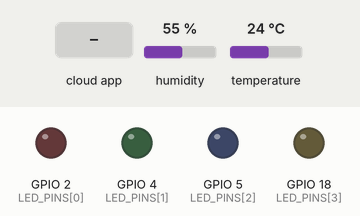
Recording of a program running on a simulated ESP32. Parts: output pins drawn as LEDs (lit = HIGH). The test bench sets the inputs (shaded band); at power-on: humidity 55 %, temperature 24 °C. WiFi joins after 1.5 s; servers stay silent unless stated; the Firebase database answers and starts empty; what the program prints to the serial monitor is not drawn.

Above: at 2.7 s.
2.8 s: the phone or cloud app sets LED1 to 1
At 4.3 s:
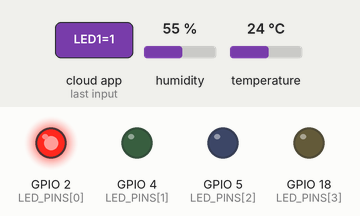
4.9 s: the phone or cloud app sets LED2 to 1
At 6.1 s:
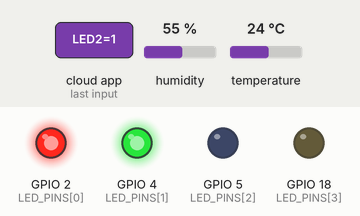
6.9 s: the phone or cloud app sets LED3 to 1
At 7.9 s:
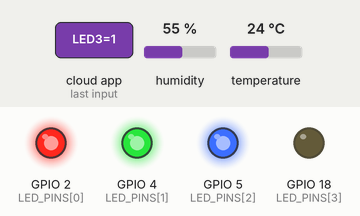
8.9 s: the phone or cloud app sets LED4 to 1
At 10.1 s:
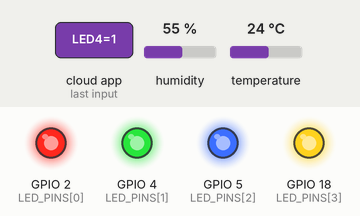
10.8 s: the phone or cloud app sets LED1 to 0
At 12.1 s:
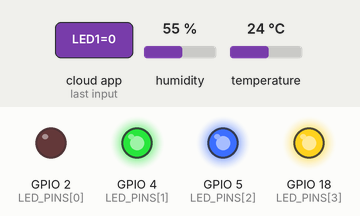
13.1 s: the phone or cloud app sets LED2 to 0
At 13.9 s:
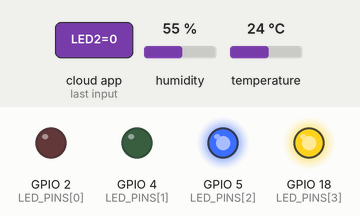
Timing chart, 0 to 16.1 s (numbered marks = the images above; inputs shaded):
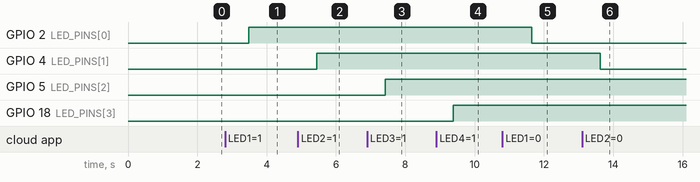

Measured:
- after the input at 2.8 s, GPIO 2 (LED_PINS[0]): LOW → HIGH after 0.68 s
- after the input at 4.9 s, GPIO 4 (LED_PINS[1]): LOW → HIGH after 0.55 s
- after the input at 6.9 s, GPIO 5 (LED_PINS[2]): LOW → HIGH after 0.53 s
- after the input at 8.9 s, GPIO 18 (LED_PINS[3]): LOW → HIGH after 0.48 s
- after the input at 10.8 s, GPIO 2 (LED_PINS[0]): HIGH → LOW after 0.85 s
- after the input at 13.1 s, GPIO 4 (LED_PINS[1]): HIGH → LOW after 0.53 s

The program:

main.cpp
```cpp
#include <DHT.h>
#include <FirebaseESP32.h>
#include <WiFi.h>

#define FIREBASE_HOST "esp32-web-a70f1-default-rtdb.firebaseio.com"
#define FIREBASE_AUTH "lxUqhTiE8U0XIXRLGS2Lq0MrS38LN9v9UdLOhwmk"

#define WIFI_SSID "Chi My"
#define WIFI_PASSWORD "88888888"

#define DHTPIN 12
#define DHTTYPE DHT11

const int LED_PINS[] = {2, 4, 5, 18};
const char *LED_PATHS[] = {"/data/LED1", "/data/LED2", "/data/LED3",
                           "/data/LED4"};

DHT dht(DHTPIN, DHTTYPE);
FirebaseData firebaseData;
FirebaseAuth auth;
FirebaseConfig config;

void setup()
{
    Serial.begin(115200);
    Serial.println("Starting...");

    WiFi.begin(WIFI_SSID, WIFI_PASSWORD);
    while (WiFi.status() != WL_CONNECTED)
    {
        delay(500);
        Serial.print(".");
    }
    Serial.println("\nWiFi connected");

    for (int i = 0; i < 4; i++)
    {
        pinMode(LED_PINS[i], OUTPUT);
    }
    dht.begin();

    config.database_url = FIREBASE_HOST;
    config.signer.tokens.legacy_token = FIREBASE_AUTH;
    Firebase.begin(&config, &auth);
    Firebase.reconnectWiFi(true);
}

void loop()
{
    float temperature = dht.readTemperature();
    float humidity = dht.readHumidity();

    for (int i = 0; i < 4; i++)
    {
        if (Firebase.getBool(firebaseData, LED_PATHS[i]))
        {
            digitalWrite(LED_PINS[i], firebaseData.boolData());
        }
        else
        {
            Serial.println("Error");
        }
    }

    Serial.printf("LED States: %d, %d, %d, %d\n", digitalRead(LED_PINS[0]),
                  digitalRead(LED_PINS[1]), digitalRead(LED_PINS[2]),
                  digitalRead(LED_PINS[3]));

    if (isnan(temperature) || isnan(humidity))
    {
        Serial.println("Failed to read from DHT sensor!");
        return;
    }

    if (Firebase.setFloat(firebaseData, "/sensorData/temperature", temperature) &&
        Firebase.setFloat(firebaseData, "/sensorData/humidity", humidity))
    {
        Serial.printf("Temp: %.2f°C, Humidity: %.2f%%\n", temperature, humidity);
    }
    else
    {
        Serial.println("Error");
    }
}
```
